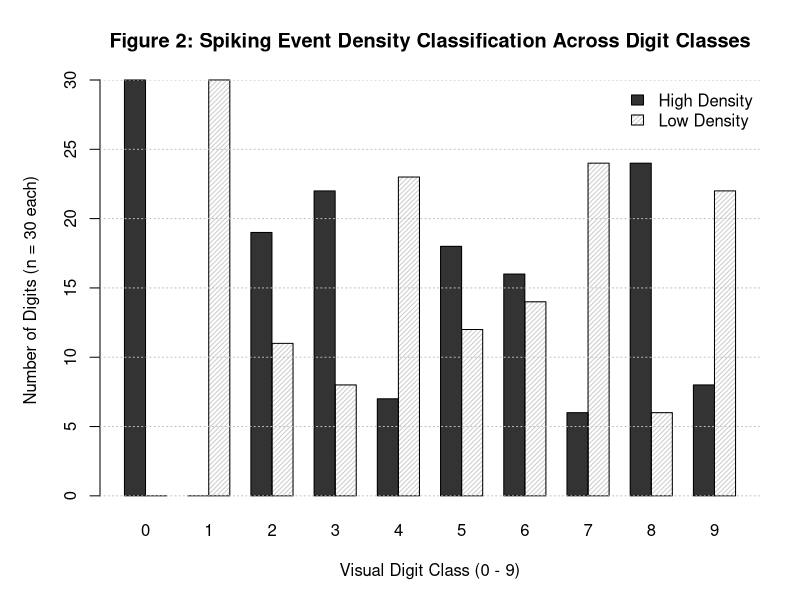

The R source for this figure:
# =====================================================================
# Figure 2: Spiking Event Density by Digit Class (Sub-RQ2) - B&W / Print-Optimized
# =====================================================================

dir.create("figures", showWarnings = FALSE)
nmnist_data <- read.csv("nmnist_features.csv")

den_med <- median(nmnist_data$spike_density)
nmnist_data$density_category   <- as.factor(ifelse(nmnist_data$spike_density > den_med, "High", "Low"))
nmnist_data$digit_class_factor <- as.factor(nmnist_data$digit_class)

cat("Generating Figure 2: Spiking Density by Digit Class...\n")
png("figures/fig2_density_by_digit.png", width = 2600, height = 1800, res = 300)
par(mar = c(5, 5, 4, 2))

t2 <- table(nmnist_data$density_category, nmnist_data$digit_class_factor)

# High contrast gray palette + hatch lines for clear B&W printing
barplot(t2, 
        beside = TRUE, 
        col = c("gray20", "gray80"),
        density = c(NA, 30),
        angle = c(0, 45),
        border = "black",
        main = "Figure 2: Spiking Event Density Classification Across Digit Classes",
        xlab = "Visual Digit Class (0 - 9)", 
        ylab = "Number of Digits (n = 30 each)",
        legend.text = c("High Density", "Low Density"),
        args.legend = list(x = "topright", bty = "n"),
        cex.main = 1.2, cex.lab = 1.0)

grid(nx = NA, ny = NULL, col = "gray75", lty = "dotted")
dev.off()

cat("Successfully generated figures/fig2_density_by_digit.png\n")
